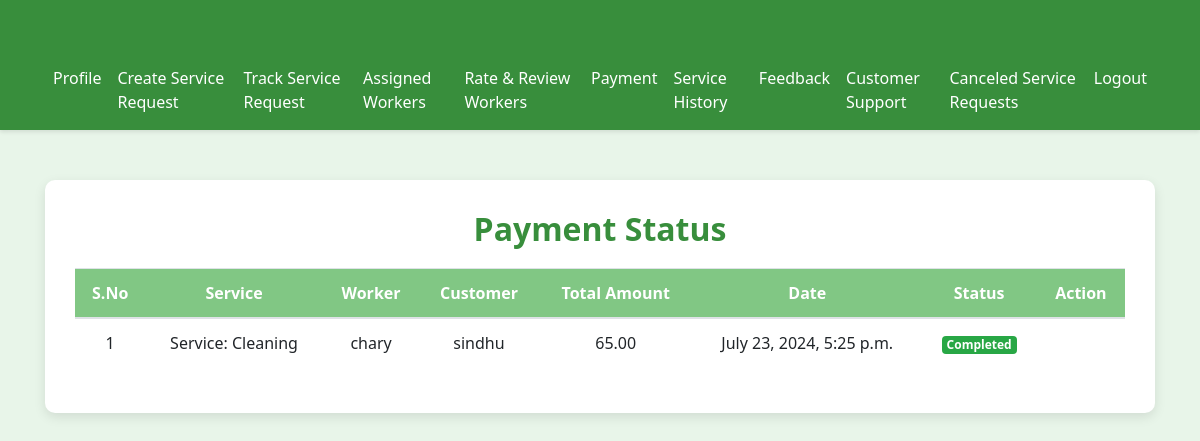
The app's page /customer/userpayment (signed in) with its own data.
### wfmadmin/models.py (models this page shows, shortened)
class PaymentRequest(models.Model):
    assignment = models.ForeignKey(Assignment, on_delete=models.CASCADE)
    service_charge = models.DecimalField(max_digits=10, decimal_places=2)
    cgst = models.DecimalField(max_digits=10, decimal_places=2)
    sgst = models.DecimalField(max_digits=10, decimal_places=2)
    total_amount = models.DecimalField(max_digits=10, decimal_places=2)
    created_at = models.DateTimeField(auto_now_add=True)
    status = models.CharField(max_length=100, default='pending')

class Assignment(models.Model):
    id = models.AutoField(primary_key=True)
    worker = models.ForeignKey(worker, on_delete=models.CASCADE)
    customer = models.ForeignKey(customer, on_delete=models.CASCADE)
    request = models.ForeignKey(CustomerServiceRequest, on_delete=models.CASCADE)
    title = models.CharField(max_length=100)
    start = models.DateTimeField()
    end = models.DateTimeField()
    status = models.CharField(max_length=100, default='none')
    created_at = models.DateTimeField(auto_now_add=True)

class worker(models.Model):
    id = models.AutoField(primary_key=True)
    firstname = models.CharField(max_length=30)
    lastname = models.CharField(max_length=30)
    address = models.CharField(max_length=100)
    city = models.CharField(max_length=20)
    state = models.CharField(max_length=20)
    country = models.CharField(max_length=20)
    username = models.CharField(max_length=20)
    email = models.EmailField(max_length=20)
    number = models.IntegerField()
    password = models.CharField(max_length=20)
    status = models.BooleanField(default=False)
    created_at = models.DateTimeField(auto_now_add=True)

class customer(models.Model):
    id = models.AutoField(primary_key=True)
    firstname = models.CharField(max_length=30)
    lastname = models.CharField(max_length=30)
    address = models.CharField(max_length=100)
    city = models.CharField(max_length=20)
    state = models.CharField(max_length=20)
    country = models.CharField(max_length=20)
    username = models.CharField(max_length=20)
    email = models.EmailField(max_length=20)
    number = models.IntegerField()
    password = models.CharField(max_length=20)
    status = models.BooleanField(default=False)
    created_at = models.DateTimeField(auto_now_add=True)

### customer/views.py (the view)
# urls.py: path('userpayment', userpayment, name='userpayment'),
def userpayment(request):
    user_id = request.session.get('customer_id')
    if user_id:
        requeststatus = PaymentRequest.objects.filter(assignment__customer_id=user_id)
    else:
        requeststatus = PaymentRequest.objects.none()
    return render(request, 'customer/userpayment.html', {'requeststatus': requeststatus})

### templates/customer/userpayment.html (shortened to what this page needs)
<!DOCTYPE html>
<html lang="en">
<head>
  <link href="https://stackpath.bootstrapcdn.com/bootstrap/4.5.2/css/bootstrap.min.css" rel="stylesheet">
</head>
<body>
  {% include 'customer/customernavbar.html' %}
  <section id="contact" class="contact">
    <div class="container">
      <div class="form-container">
        <h2>Payment Status</h2>
        <div class="table-responsive">
          <table class="table">
            <thead>
              <tr>
                <th>S.No</th>
                <th>Service</th>
                <th>Worker</th>
                <th>Customer</th>
                <th>Total Amount</th>
                <th>Date</th>
                <th>Status</th>
                <th>Action</th>
              </tr>
            </thead>
            <tbody>
              {% for user in requeststatus %}
                <tr>
                  <td>{{ forloop.counter }}</td>
                  <td>{{ user.assignment.title }}</td>
                  <td>{{ user.assignment.worker.username }}</td>
                  <td>{{ user.assignment.customer.username }}</td>
                  <td>{{ user.total_amount }}</td>
                  <td>{{ user.created_at }}</td>
                  <td>
                    {% if user.status == 'pending' %}
                      <span class="badge badge-warning">Pending</span>
                    {% elif user.status == 'completed' %}
                      <span class="badge badge-success">Completed</span>
                    {% else %}
                      {{ user.status }}
                    {% endif %}
                  </td>
                  <td>
                  </td>
                </tr>
              {% endfor %}
            </tbody>
          </table>
        </div>
      </div>
    </div>
  </section>
</body>
</html>

### templates/customer/userpayment.html (style rules this page uses)
body { background-color: #e8f5e9; color: #2e7d32; font-family: 'Segoe UI', Tahoma, Geneva, Verdana, sans-serif; }
.container { margin-top: 50px; }
.form-container { background-color: #ffffff; padding: 30px; border-radius: 10px; box-shadow: 0 4px 12px rgba(0, 0, 0, 0.1); }
h2 { color: #388e3c; text-align: center; font-weight: bold; margin-bottom: 20px; }
.table th { background-color: #81c784; color: #ffffff; text-align: center; font-weight: bold; }
.table td { text-align: center; }

### records on screen
PaymentRequest: assignment "Service: Cleaning", assignment.worker.username "chary", assignment.customer.username "sindhu", total_amount "65.00", created_at "July 23, 2024, 5:25 p.m.", status "Completed"
